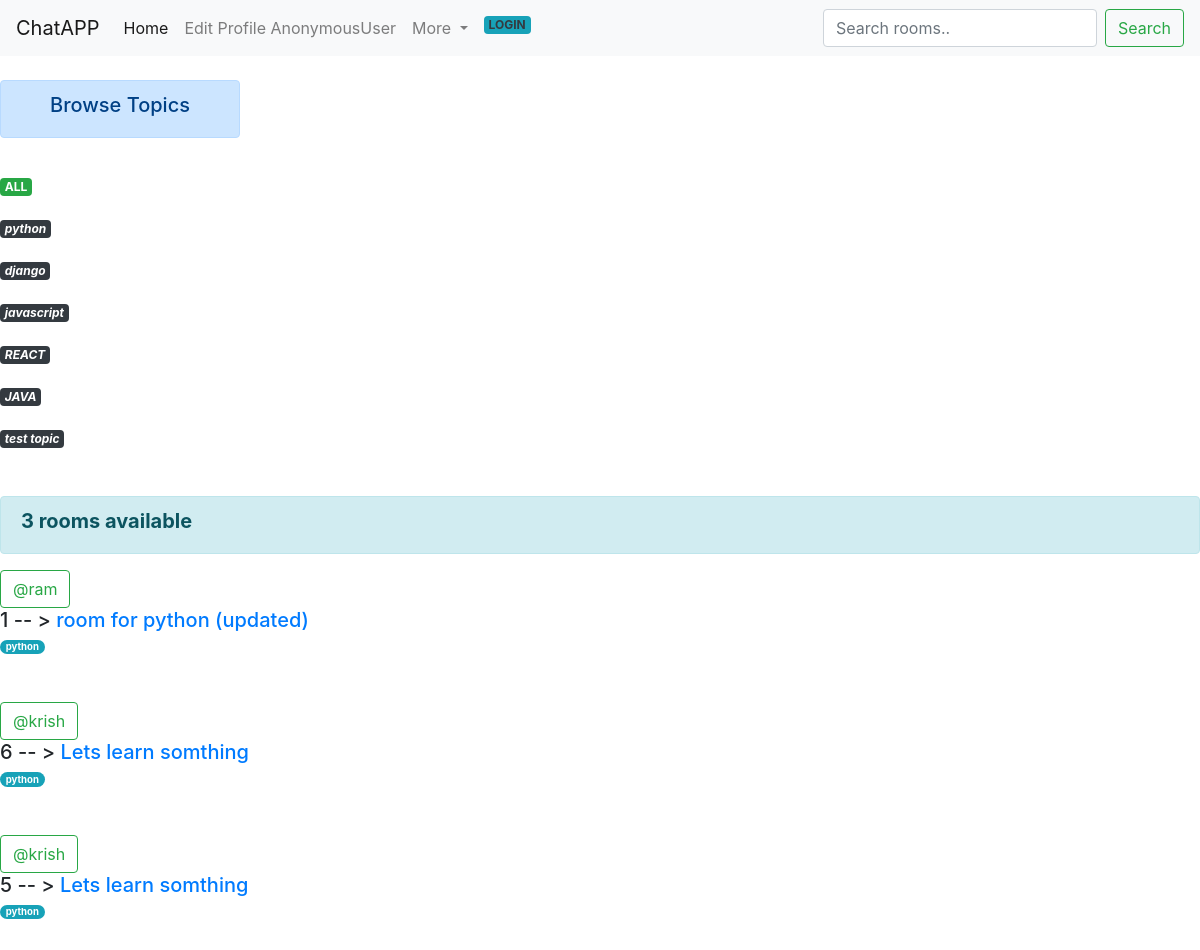
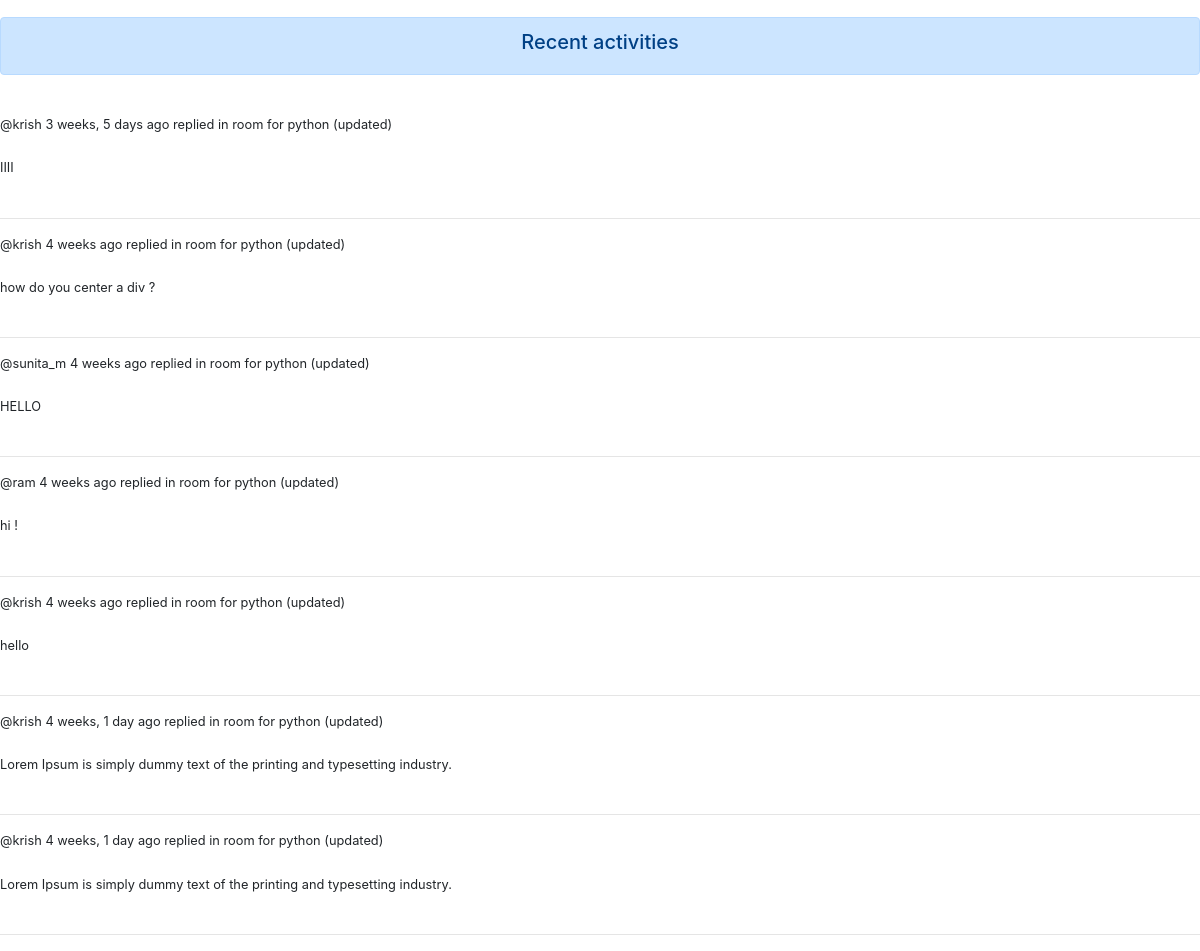
The page /?q=python on the database its author committed (2 pictures, top to bottom).
### base/models.py (models this page shows, shortened)
class Topic (models.Model):
    name = models.CharField(max_length=100)

class Room(models.Model):
    topic = models.ForeignKey(Topic , on_delete=models.SET_NULL , null=True) #topic can have many rooms but 1 room can only contain 1 topic
    name = models.CharField(max_length=250)
    description = models.TextField(null=True , blank=True)
    updated =models.DateTimeField(auto_now=True)
    created = models.DateTimeField(auto_now_add=True)
    host = models.ForeignKey(User,on_delete=models.SET_NULL , null=True )
    participants = models.ManyToManyField(User,related_name='participants' , blank=True)
    def __str__(self):
       return self.name
    class Meta:
        ordering = ['-updated' , '-created']

class Message(models.Model):
    user =models.ForeignKey(User , on_delete=models.CASCADE) #user can create many ,essage but message is created by 1 user
    room = models.ForeignKey(Room , on_delete=models.CASCADE) #room can have many message but message can be inside 1 room
    body =models.TextField(null = True)
    updated =models.DateTimeField(auto_now=True)
    created = models.DateTimeField(auto_now_add=True)
    class Meta:
        ordering = ['-updated' , '-created']

### base/views.py (the view)
# urls.py: path('', views.Home, name='home'),
def Home(request):
    q = request.GET.get('q') if request.GET.get('q') != None   else ''
    rooms=Room.objects.filter(
        Q(topic__name__icontains=q) |
        Q(name__icontains=q) |
        Q(host__username__icontains=q)
        )
    room_count = rooms.count()
    topics =Topic.objects.all()
    messages = Message.objects.filter(Q(room__name__icontains = q)) # for getting all message
    context={'rooms':rooms , 'topics':topics , 'room_count':room_count , 'messages':messages}
    return render(request,'base/home.html',context)

### base/templates/base/home.html (shortened to what this page needs)
{% include 'base/nav.html' %}
{% block content %}
<br>
<div class="homecontainer ">
    <div >
       {% include 'base/topic_component.html' %}
    </div>
    <div>
        <div class="alert alert-info" role="alert">
            <h5> <b>    {{room_count}} rooms available</b> </h5>
            </div>
            {% include 'base/feed.html' %}
    </div>
    <div >
       {% include 'base/activity_component.html' %}
    </div>
{% endblock %}

### base/templates/base/topic_component.html (shortened to what this page needs)
<div class=" text-center    alert alert-primary" role="alert"">
    <h5>  Browse Topics </h5>
</div>
<br>
<a href="{% url 'home' %}" class="badge badge-success"> ALL </a>
<br>
<br>
    {% for topic in topics %}
    <a href="{% url 'home' %}?q={{topic.name}}" class="badge badge-dark"><i>{{topic.name}}</i>  </a>
    <br>
    <br>
    {% endfor %}
<br>
</div>

### base/templates/base/feed.html (shortened to what this page needs)
{% for room in rooms %}
   <span><a  href="{% url 'profile'  room.host.id  %}"><button type="button" class="btn btn-outline-success"> @{{room.host.username}} </button></a>   </span>
<h5>  {{room.id}} -- > <a href="{% url 'room' room.id %}" > {{room.name}} </a> </h5>
<small><span class="badge badge-pill badge-info">{{room.topic.name}} </span></small>
<br>
<br>
<br>
{% endfor %}

### base/templates/base/activity_component.html (shortened to what this page needs)
 <div class="text-center alert alert-primary" role="alert"><h5> Recent activities </h5></div>
 <br>
 {% for message in messages %}
 <div>
     <small> @{{message.user}} {{message.created |timesince}} ago </small>
     <small> replied in {{message.room}}</small>
     <br>
     <br>
     <small> {{message.body}}  </small>
     <br>
     <br>
     <hr>
 </div>
 {% endfor %}

### base/templates/base/home.html (style rules this page uses)
.homecontainer { display:grid; grid-template-columns: 1fr 3fr 1fr ; }

### rows shown on the page
Topic: name "python"
Topic: name "django"
Topic: name "javascript"
Topic: name "REACT"
Topic: name "JAVA"
Topic: name "test topic"
Room: host.username "ram", id "1", name "room for python (updated)", topic.name "python"
Room: host.username "krish", id "6", name "Lets learn somthing", topic.name "python"
Room: host.username "krish", id "5", name "Lets learn somthing", topic.name "python"
Message: user "krish", created "3 weeks, 5 days", room "room for python (updated)", body "IIII"
Message: user "krish", created "4 weeks", room "room for python (updated)", body "how do you center a div ?"
Message: user "sunita_m", created "4 weeks", room "room for python (updated)", body "HELLO"
Message: user "ram", created "4 weeks", room "room for python (updated)", body "hi !"
Message: user "krish", created "4 weeks", room "room for python (updated)", body "hello"
Message: user "krish", created "4 weeks, 1 day", room "room for python (updated)", body "Lorem Ipsum is simply dummy text of the printing and typesetting industry."
Message: user "krish", created "4 weeks, 1 day", room "room for python (updated)", body "Lorem Ipsum is simply dummy text of the printing and typesetting industry."

### other values the page prints
{{ request.user }} "AnonymousUser"
{{ room_count }} "3"
